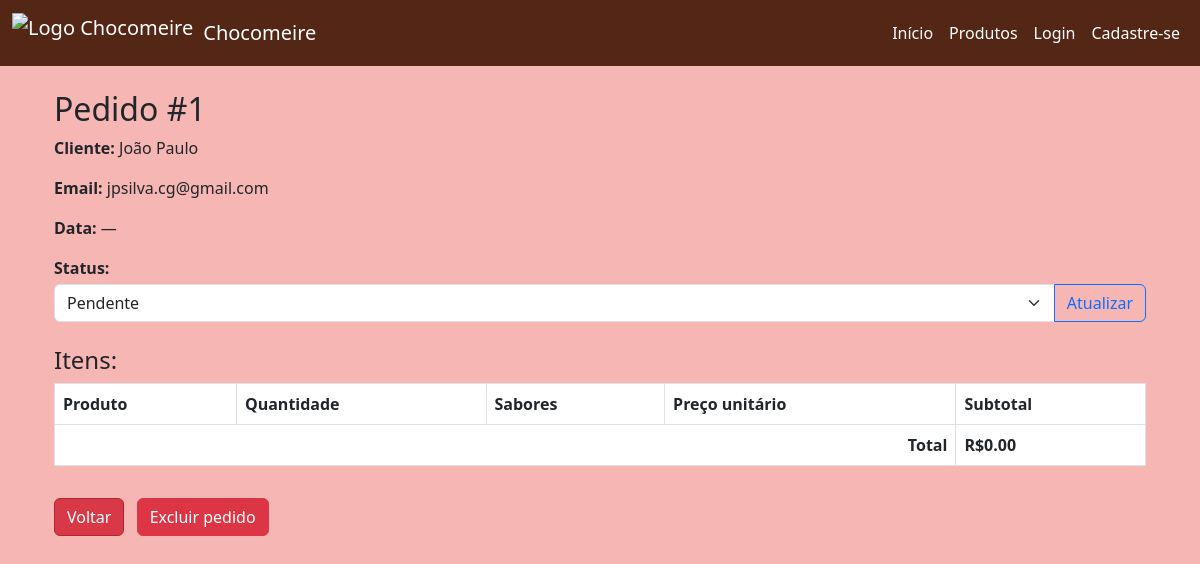
Before: /admin/pedido/1 (signed in) with the older database file.
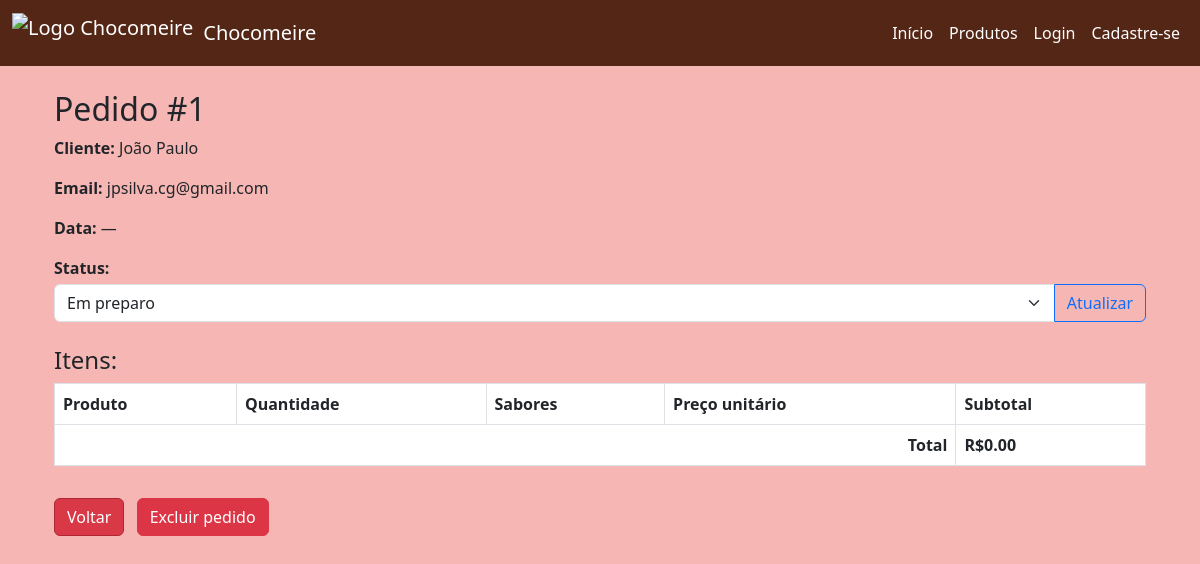
After: the same page with the newer database file.
### models/pedido.py (models this page shows, shortened)
class Pedido(db.Model):
    id = db.Column(db.Integer, primary_key=True)
    cliente_id = db.Column(db.Integer, db.ForeignKey('cliente.id'), nullable=False)
    cliente = db.relationship('Cliente', backref='pedidos')  # ✅ relacionamento com cliente
    status = db.Column(db.String(50), default="Pendente")
    data_criacao = db.Column(db.DateTime, default=datetime.utcnow)  # ✅ campo de data
    itens = db.relationship('ItemPedido', backref='pedido', lazy=True, cascade="all, delete-orphan")

### app.py (the view, shortened to what this page needs)
@app.route('/admin/pedido/<int:pedido_id>')
def admin_detalhes_pedido(pedido_id):
    if not is_admin():
        flash("Acesso restrito ao administrador!", "error")
        return redirect(url_for('home'))
    pedido = Pedido.query.get_or_404(pedido_id)
    cliente = pedido.cliente
    itens = ItemPedido.query.filter_by(pedido_id=pedido.id).all()
    produtos = []
    total = sum(p['subtotal'] for p in produtos)
    return render_template("admin_pedido.html", pedido=pedido, cliente=cliente, produtos=produtos, total=total)

### app.py (called while the page is built)
def get_usuario_logado():
    if 'usuario_id' in session:
        return db.session.get(User, session['usuario_id'])
    return None

def is_admin():
    usuario = get_usuario_logado()
    return usuario and getattr(usuario, "is_admin", False)

### templates/admin_pedido.html (shortened to what this page needs)
{% extends 'base.html' %}
{% block content %}
<div class="container mt-4">
  <h2>Pedido #{{ pedido.id }}</h2>
  <p><strong>Cliente:</strong> {{ cliente.nome }}</p>
  <p><strong>Email:</strong> {{ cliente.email }}</p>
  <p><strong>Data:</strong> {{ pedido.data_criacao.strftime('%d/%m/%Y %H:%M') if pedido.data_criacao else '—' }}</p>
  <form method="POST" action="{{ url_for('atualizar_status_pedido', pedido_id=pedido.id) }}" class="mb-3">
    <label><strong>Status:</strong></label>
    <div class="input-group mt-1">
      <select name="status" class="form-select" required>
        <option value="Pendente" {% if pedido.status == 'Pendente' %}selected{% endif %}>Pendente</option>
        <option value="Em preparo" {% if pedido.status == 'Em preparo' %}selected{% endif %}>Em preparo</option>
      </select>
      <button type="submit" class="btn btn-outline-primary">Atualizar</button>
    </div>
  </form>
  <h4 class="mt-4">Itens:</h4>
  <table class="table table-bordered">
    <thead>
      <tr>
        <th>Produto</th>
        <th>Quantidade</th>
        <th>Sabores</th>
        <th>Preço unitário</th>
        <th>Subtotal</th>
      </tr>
    </thead>
    <tfoot>
      <tr>
        <th colspan="4" class="text-end">Total</th>
        <th>R${{ '%.2f'|format(total) }}</th>
      </tr>
    </tfoot>
  </table>
  <a href="{{ url_for('admin_dashboard') }}" class="btn btn-secondary mt-3">Voltar</a>
  <form method="POST"
        action="{{ url_for('excluir_pedido', pedido_id=pedido.id) }}"
        onsubmit="return confirm('Tem certeza que deseja excluir este pedido?')"
        class="d-inline">
    <button type="submit" class="btn btn-danger mt-3 ms-2">Excluir pedido</button>
  </form>
</div>
{% endblock %}

Changed rows visible on the page:
changed Pedido id 1: status "Pendente" → "Em preparo"
